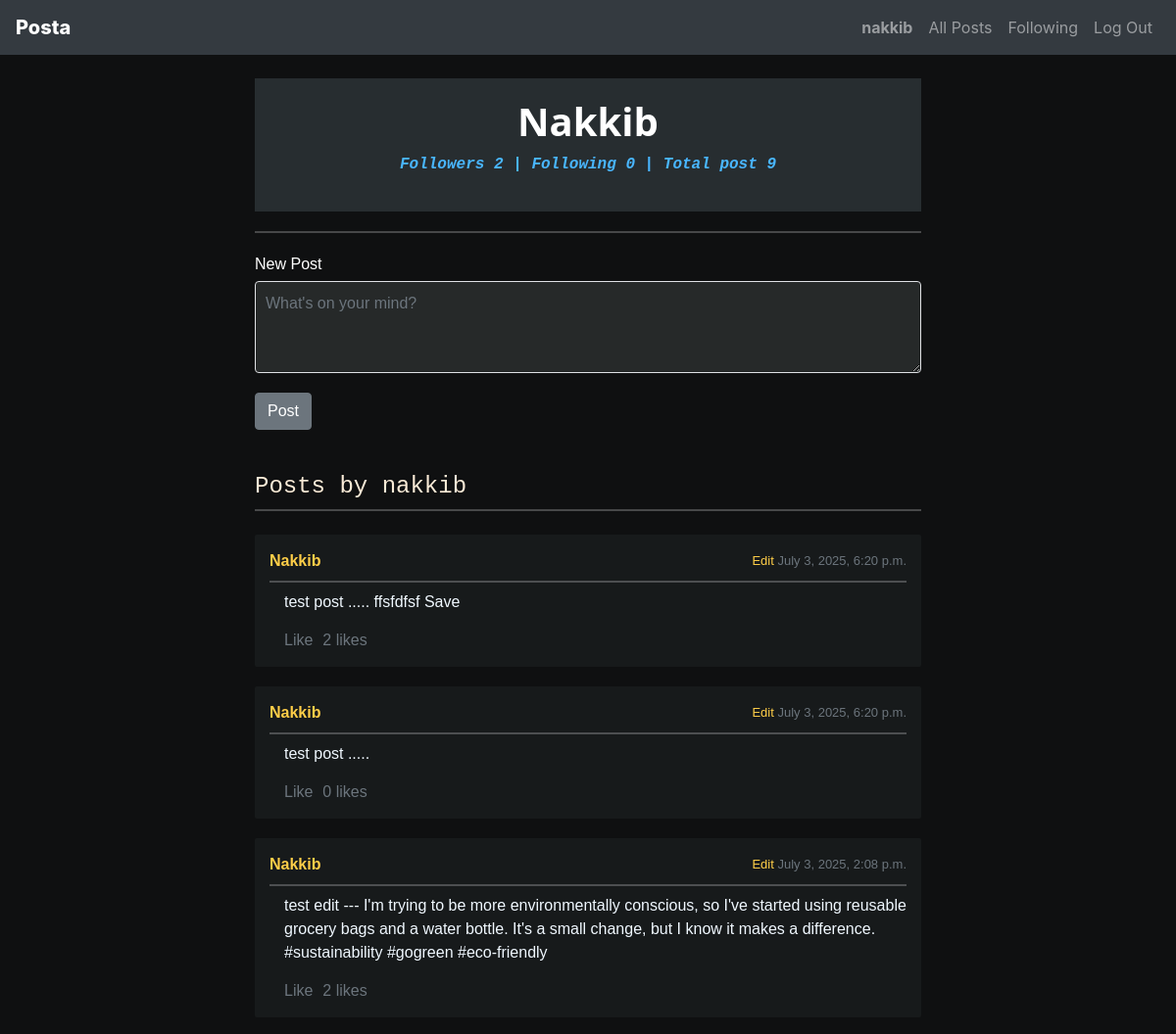
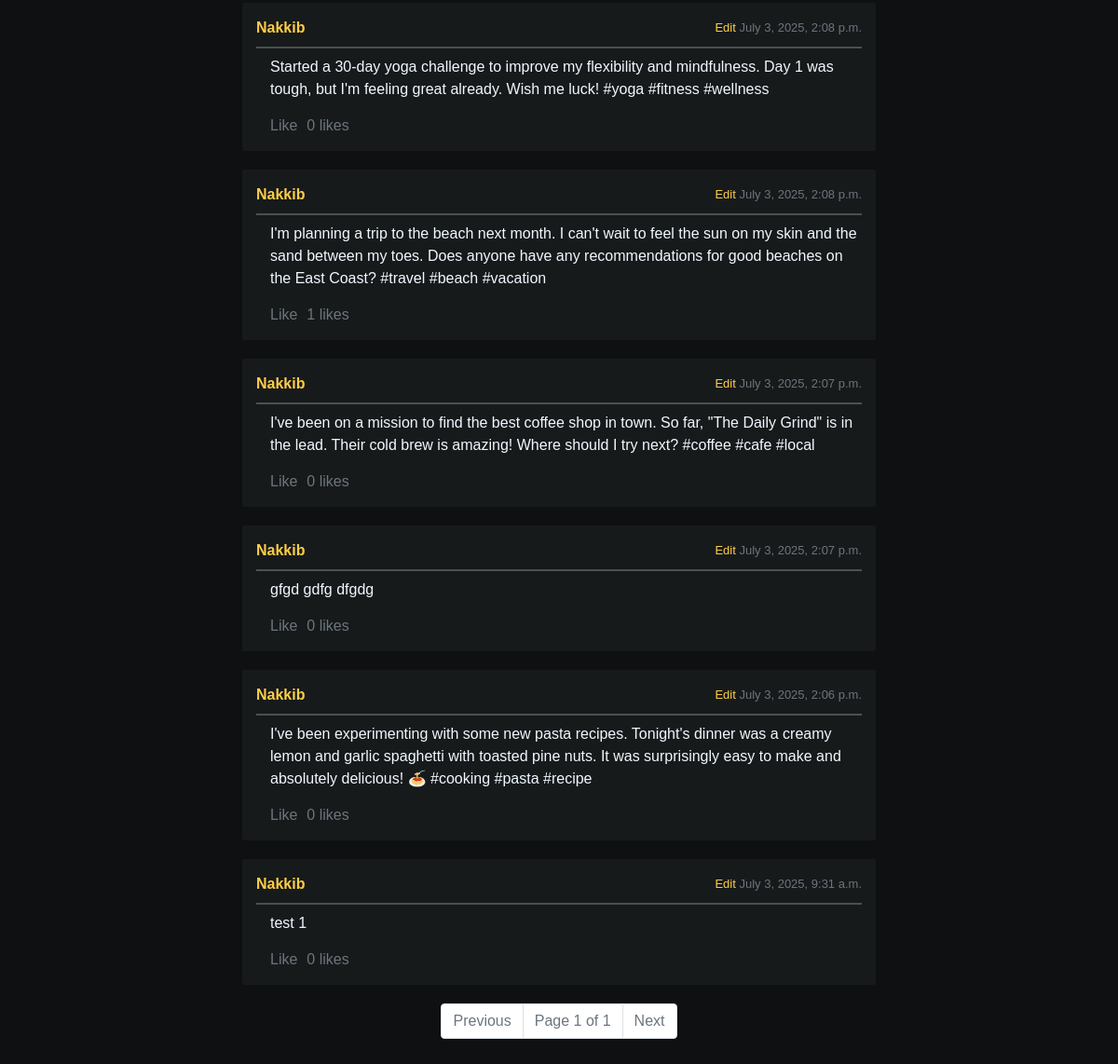
Page /profile/nakkib/ (signed in) on the committed database (2 pictures, top to bottom).
### network/models.py (models this page shows, shortened)
class User(AbstractUser):
    followers = models.ManyToManyField(
        "self",
        related_name="following",
        symmetrical=False,
        blank=True,
    )

class Post(models.Model):
    user = models.ForeignKey(User, on_delete=models.CASCADE, related_name="posts")
    content = models.TextField()
    timestamp = models.DateTimeField(auto_now_add=True)
    like_count = models.PositiveIntegerField(default=0)
    liked_by = models.ManyToManyField(
        User,
        related_name="liked_posts",
        blank=True,
    )

### network/views.py (the view)
# urls.py: path("profile/<str:username>/", views.profile, name="profile"),
def profile(request, username):
    try:
        user = User.objects.get(username=username)
    except User.DoesNotExist:
        return render(request, "network/profile.html", {
            "error": "User not found."
        })
    user_posts = Post.objects.filter(user=user).order_by("-timestamp")
    is_following = False
    if request.user.is_authenticated and request.user != user:
        is_following = user.followers.filter(id=request.user.id).exists()
    paginator = Paginator(user_posts, 10)
    page_number = request.GET.get('page', 1)
    page_obj = paginator.get_page(page_number)
    return render(request, "network/profile.html", {
        "user": user,
        "posts": page_obj,
        "is_following": is_following,
    })

### network/templates/network/profile.html (shortened to what this page needs)
{% extends "network/layout.html" %}
{% load static %}
{% block body %}
    <div class="profile-head">
    <h1 class="profile-title"> {{ user.username|capfirst }} </h1>
    <p class="profile-follow-text">
        Followers {{ user.followers.count }}  | Following {{ user.following.count }} | Total post {{ user.posts.count }}
    </p>
</div>
    <hr>
{% if request.user == user %}
    <form id="new_post_form">
    <div class="form-group">
        <label for="post-content">New Post</label>
        <textarea class="form-control" id="post-content" rows="3" placeholder="What's on your mind?"></textarea>
    </div>
    <button type="submit" class="btn btn-secondary">Post</button>
    </form>
{% endif %}
    <br>
<h4 style="font-family: 'Courier New', Courier, monospace; color: antiquewhite;" >Posts by {{ user.username }} </h4>
<hr class="my-2" >
    <div id="posts-container" class="mt-4">
        {% for post in posts %}
        <div class="post">
            <div class="post-header">
                        <a href="{% url 'profile' post.user.username %}"> <strong>{{ post.user.username|title }}</strong> </a>
                        <span class="text-muted float-end" style="font-size: small;">
                            {% if request.user == post.user %}
                            <a class="post_edit_button" href="#" data-postid="{{ post.id }}">Edit</a>
                            {% endif %}
                            {{ post.timestamp }}</span>
                    </div>
                    <hr class="my-2 hr">
                    <div class="post-content">
                        {{ post.content }}
                    </div>
                    <div class="post-actions">
                        {% if request.user.is_authenticated %}
                        <a class="like_button text-muted " data-postid="{{ post.id }}">Like</a>
                        {% endif %}
                        <span class="text-muted " id="like_count_{{ post.id }}"> {{ post.like_count }} likes</span>
                    </div>
            </div>
        {% empty %}
            <p>No posts available.</p>
        {% endfor %}
    </div>
<nav aria-label="Page navigation">
    <ul class="pagination justify-content-center">
        {% if posts.has_previous %}
            <li class="page-item">
                <a class="page-link" href="?page={{ posts.previous_page_number }}">Previous</a>
            </li>
        {% else %}
            <li class="page-item disabled">
                <a class="page-link" href="#" tabindex="-1" aria-disabled="true">Previous</a>
            </li>
        {% endif %}
        <li class="page-item disabled">
            <a class="page-link" href="#">Page {{ posts.number }} of {{ posts.paginator.num_pages }}</a>
        </li>
        {% if posts.has_next %}
            <li class="page-item">
                <a class="page-link" href="?page={{ posts.next_page_number }}">Next</a>
            </li>
        {% else %}
            <li class="page-item disabled">
                <a class="page-link" href="#" tabindex="-1" aria-disabled="true">Next</a>
            </li>
        {% endif %}
    </ul>
</nav>
{% endblock %}

### network/templates/network/layout.html (shortened to what this page needs)
{% load static %}
<!DOCTYPE html>
<html lang="en">
    <head>
        <link rel="stylesheet" href="https://stackpath.bootstrapcdn.com/bootstrap/4.4.1/css/bootstrap.min.css">
        <link href="{% static 'network/styles.css' %}" rel="stylesheet">
    </head>
    <body>
        <nav id="menu-bar" class="navbar navbar-expand-lg navbar-dark bg-dark fixed-top">
            <a class="navbar-brand" href="/" style="font-weight: 800;">Posta</a>
            <div class="collapse navbar-collapse" id="navbarNavDropdown">
                <ul class="navbar-nav ml-auto">
                    {% if request.user.is_authenticated %}
                        <li class="nav-item">
                            <a class="nav-link" href="{% url 'profile' request.user.username %}"><strong>{{ request.user.username }}</strong></a>
                        </li>
                    {% endif %}
                    <li class="nav-item">
                        <a id="all-posts" class="nav-link" href="{% url 'index' %}">All Posts</a>
                    </li>
                    {% if request.user.is_authenticated %}
                        <li class="nav-item">
                            <a class="nav-link" id="following-posts" href="{% url 'following_posts' %}">Following</a>
                        </li>
                        <li class="nav-item">
                            <a class="nav-link" href="{% url 'logout' %}">Log Out</a>
                        </li>
                    {% endif %}
                </ul>
            </div>
        </nav>
        <div class="body">
            {% block body %}
            {% endblock %}
        </div>
    </body>
</html>

### network/static/network/styles.css (style rules this page uses)
body, html { background-color: #0f1011; color: #ffffff; }
.body { padding: 20px; font-family: Verdana, Geneva, Tahoma, sans-serif; font-weight: 500; background-color: #0f1011; padding-top: 80px }
@media screen and (min-width: 1000px) { .body { width: 60%; margin: 0 auto; } }
.form-group { margin-top: 20px; margin-bottom: 20px; }
.form-group textarea { width: 100%; padding: 10px; margin-top: 5px; border: 1px solid #dfe1e5; border-radius: 4px; }
.form-group label { margin-bottom: 5px; display: block; }
.post { background-color: #171a1b; border-radius: 2px; padding: 15px; margin-bottom: 20px; }
.post-content { font-size: 16px; line-height: 1.5; margin-left: 15px; color: aliceblue; }
.post-header { display: flex; justify-content: space-between; align-items: center; }
hr { border: none; border-top: 2px solid #dfe1e544; }
#following-posts { cursor: pointer; }
.profile-follow-text { font-family: 'Courier New', Courier, monospace; font-weight: bold; font-style: italic; color: rgb(73, 182, 255); }
#new_post_form { margin-bottom: 20px; }
textarea { margin-right: 20px; width: 80%; border: none; background-color: #262929 !important; color: #ffffff; }
textarea::placeholder { color: #ffffff; opacity: 1; }
.profile-head { text-align: center; margin-bottom: 20px; background-color: #272d30; padding: 20px 20px; }
.profile-title { font-family: Segoe UI; font-weight: 900; color: #ffffff; }
.post-header a { text-decoration: none; color: #ffce48; }
.post-actions { display: flex; margin-left: 15px; margin-top: 15px; }
.like_button { color: #80acf1; cursor: pointer; margin-right: 10px; text-decoration: underline; }
body { color: #ffffff; }

### rows in the picture
User: user.username "nakkib", username "Nakkib", followers.count "2", following.count "0", posts.count "9", username "nakkib"
Post: user.username "Nakkib", timestamp "July 3, 2025, 6:20 p.m.", content "test post ..... ffsfdfsf Save", like_count "2"
Post: user.username "Nakkib", timestamp "July 3, 2025, 6:20 p.m.", content "test post .....", like_count "0"
Post: user.username "Nakkib", timestamp "July 3, 2025, 2:08 p.m.", content "test edit --- I'm trying to be more environmentally conscious, so I've started using reusable grocery bags and a water bottle. It's a small change, but I know it makes a difference. #sustainability #gogreen #eco-friendly", like_count "2"
Post: user.username "Nakkib", timestamp "July 3, 2025, 2:08 p.m.", content "Started a 30-day yoga challenge to improve my flexibility and mindfulness. Day 1 was tough, but I'm feeling great already. Wish me luck! #yoga #fitness #wellness", like_count "0"
Post: user.username "Nakkib", timestamp "July 3, 2025, 2:08 p.m.", content "I'm planning a trip to the beach next month. I can't wait to feel the sun on my skin and the sand between my toes. Does anyone have any recommendations for good beaches on the East Coast? #travel #beach #vacation", like_count "1"
Post: user.username "Nakkib", timestamp "July 3, 2025, 2:07 p.m.", content "I've been on a mission to find the best coffee shop in town. So far, \"The Daily Grind\" is in the lead. Their cold brew is amazing! Where should I try next? #coffee #cafe #local", like_count "0"
Post: user.username "Nakkib", timestamp "July 3, 2025, 2:07 p.m.", content "gfgd gdfg dfgdg", like_count "0"
Post: user.username "Nakkib", timestamp "July 3, 2025, 2:06 p.m.", content "I've been experimenting with some new pasta recipes. Tonight's dinner was a creamy lemon and garlic spaghetti with toasted pine nuts. It was surprisingly easy to make and absolutely delicious! 🍝 #cooking #pasta #recipe", like_count "0"
Post: user.username "Nakkib", timestamp "July 3, 2025, 9:31 a.m.", content "test 1", like_count "0"

### other values in the picture
{{ posts.number }} "1"
{{ posts.paginator.num_pages }} "1"
